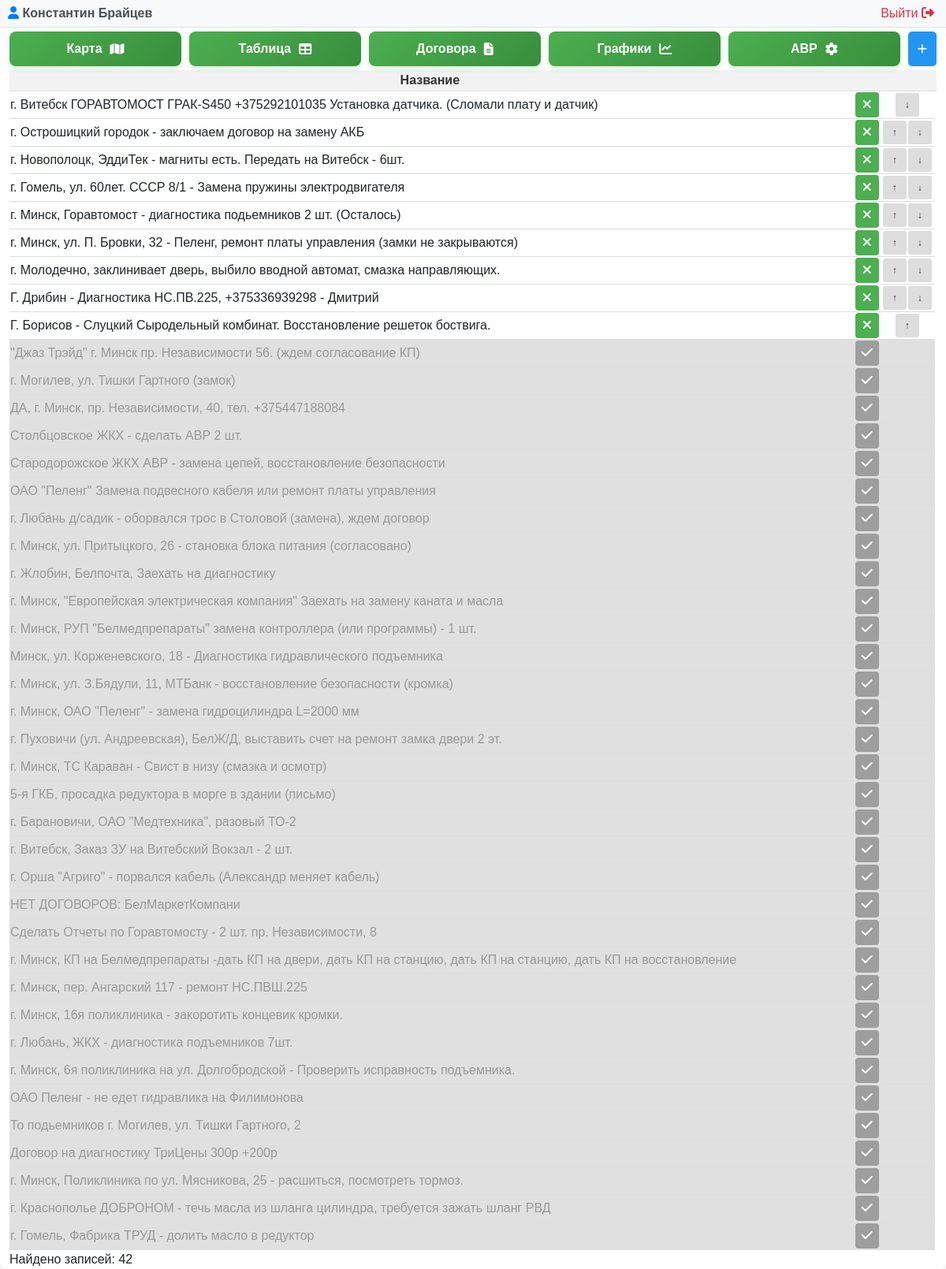
Screenshot of /problem.php (signed in) with the database file from the repository.
### tables this page shows
CREATE TABLE "LIFTEH_problem" ("id" integer NOT NULL PRIMARY KEY AUTOINCREMENT, "name" varchar(255) NOT NULL, "created_date" DATETIME DEFAULT CURRENT_TIMESTAMP, "is_completed" bool NOT NULL, "user_id" integer NOT NULL REFERENCES "auth_user" ("id") DEFERRABLE INITIALLY DEFERRED, priority INTEGER);

### problem.php (called while the page is built, shortened)
<?php
require __DIR__ . '/modules/problem/problem.php';

### modules/auth/auth.php (called while the page is built, shortened)
<?php
function getCurrentUser() {
    try {
        $pdo = new PDO("sqlite:" . DB_PATH);
        $pdo->setAttribute(PDO::ATTR_ERRMODE, PDO::ERRMODE_EXCEPTION);
        $stmt = $pdo->prepare("SELECT id, username, email, first_name, last_name, is_superuser, is_active FROM auth_user WHERE id = ?");
        $stmt->execute([$_SESSION['user_id']]);
        return $stmt->fetch(PDO::FETCH_ASSOC);
    } catch (PDOException $e) {
        error_log("Ошибка получения пользователя: " . $e->getMessage());
        return null;
    }
}
?>

### modules/problem/problem.php (the view, shortened to what this page needs)
<?php
require_once __DIR__ . '/../../modules/auth/auth.php';
$currentUser = getCurrentUser();
$isSuperAdmin = ($currentUser['is_superuser'] ?? 0) == 1;
try {
    $db = new PDO('sqlite:' . DB_PATH);
    $db->setAttribute(PDO::ATTR_ERRMODE, PDO::ERRMODE_EXCEPTION);
} catch(PDOException $e) {
    die("Ошибка подключения к БД: " . $e->getMessage());
}
$db->exec("CREATE TABLE IF NOT EXISTS LIFTEH_problem (
    id INTEGER PRIMARY KEY AUTOINCREMENT,
    name TEXT NOT NULL,
    created_date DATETIME DEFAULT CURRENT_TIMESTAMP,
    is_completed INTEGER DEFAULT 0,
    user_id INTEGER,
    priority INTEGER DEFAULT 0
)");
$stmt = $db->query("SELECT * FROM LIFTEH_problem WHERE is_completed != 2 ORDER BY is_completed, priority ASC");
$problems = $stmt->fetchAll(PDO::FETCH_ASSOC);
?>
<!DOCTYPE html>
<html lang="ru">
<?php $pageTitle = 'Управление проблемами'; include __DIR__ . '/../../includes/header.php'; ?>
<body>
<?php include __DIR__ . '/../../modules/admin/user_panel.php'; ?>
    <div class="container">
        <div class="controls">
            <div class="button-group">
                <a href="/map.php" class="map-button">
                    <span class="button-text">Карта</span>
                    <i class="fas fa-map"></i>
                </a>
                <a href="/index.php" class="map-button">
                    <span class="button-text">Таблица</span>
                    <i class="fas fa-table"></i>
                </a>
                <?php if ($isSuperAdmin): ?>
                    <a href="/dogovor.php" class="map-button">
                        <span class="button-text">Договора</span>
                        <i class="fas fa-file-alt"></i>
                    </a>
                    <a href="/charts.php" class="map-button">
                        <span class="button-text">Графики</span>
                        <i class="fas fa-chart-line"></i>
                    </a>
                    <a href="avr.php" class="map-button">
                        <span class="button-text">АВР</span>
                        <i class="fa-solid fa-gear"></i>
                    </a>
                <?php endif; ?>
                <button class="btn btn-primary" onclick="openAddModal()">
                    <i class="fas fa-plus"></i>
                </button>
            </div>
        </div>
        <table id="problemTable">
            <thead>
                <tr>
                    <th>Название</th>
                    <th></th>
                    <th></th>
                    <th></th>
                </tr>
            </thead>
            <tbody>
                <?php foreach ($problems as $problem): ?>
                <tr class="<?php if ($problem['is_completed'] == 2) echo 'deleted';
                                else if ($problem['is_completed'] == 1) echo 'completed';
                                ?>" id="row-<?= $problem['id'] ?>"
                                class="btn edit-btn" onclick="openEditModal(<?= $problem['id'] ?>)">
                    <td style="text-align: left;"><?= htmlspecialchars($problem['name']) ?></td>
                    <td  style="text-align: right;">
                        <form method="POST" style="display: inline;" onsubmit="return toggleComplete(event, this)">
                            <button type="submit" class="status-badge  <?= $problem['is_completed'] ? 'status-completed' : 'status-active' ?>" style="width: 30px;">
                                <?= $problem['is_completed'] ? '<i class="fas fa-check"></i>' : '<i class="fas fa-times"></i>' ?>
                            </button>
                        </form>
                    </td>
                    <td style="width: 70px;">
                      <div class="priority-buttons">
                        <?php
                        $minMax = $db->query("SELECT MIN(priority) as min_priority, MAX(priority) as max_priority
                                                    FROM LIFTEH_problem
                                                    WHERE is_completed = 0")->fetch(PDO::FETCH_ASSOC);
                        $minPriority = $minMax['min_priority'];
                        $maxPriority = $minMax['max_priority'];
                        ?>
                        <?php if ($problem['is_completed'] == 0): ?>
                            <?php if ($problem['priority'] > $minPriority): ?>
                                <form method="POST" style="display: inline;" onsubmit="return movePriority(event, this)">
                                    <button type="submit" class="priority-btn" title="Повысить приоритет">↑</button>
                                </form>
                            <?php endif; ?>
                            <?php if ($problem['priority'] < $maxPriority): ?>
                                <form method="POST" style="display: inline;" onsubmit="return movePriority(event, this)">
                                    <button type="submit" class="priority-btn" title="Понизить приоритет">↓</button>
                                </form>
                            <?php endif; ?>
                        <?php else: ?> <span class="priority-disabled"></span> <?php endif; ?>
                      </div>
                    </td>
                </tr>
                <?php endforeach; ?>
            </tbody>
        </table>
        <div class="count">Найдено записей: <?= count($problems); ?></div>
    </div>
</body>
</html>

### includes/header.php (shortened to what this page needs)
<head>
    <link href="https://cdn.jsdelivr.net/npm/bootstrap@5.1.3/dist/css/bootstrap.min.css" rel="stylesheet">
    <link rel="stylesheet" href="https://cdnjs.cloudflare.com/ajax/libs/font-awesome/6.4.0/css/all.min.css">
    <?php
    $currentPage = parse_url($_SERVER['REQUEST_URI'], PHP_URL_PATH);
    $currentPage = rtrim($currentPage, '/');
    ?>
    <?php if ($currentPage == '/problem.php'): ?>
        <link rel="stylesheet" href="/assets/css/problem_styles.css">
        <link rel="stylesheet" href="/assets/css/modal-styles.css">
    <?php endif; ?>
</head>

### modules/admin/user_panel.php (shortened to what this page needs)
<div class="user-panel">
    <div class="user-info">
        <span class="user-name">
            <i class="fas fa-user"></i>
            <?php echo htmlspecialchars($currentUser['first_name'] ?? ''); ?>
            <?php echo htmlspecialchars($currentUser['last_name'] ?? ''); ?>
        </span>
        <a href="/modules/auth/logout.php" class="logout-btn">
          Выйти <i class="fas fa-sign-out-alt"></i>
        </a>
    </div>
</div>

### assets/css/problem_styles.css (style rules this page uses)
body { font-family: Arial, sans-serif; }
.container { max-width: 1400px; margin: 0 auto; background-color: white; border-radius: 8px; box-shadow: 0 2px 4px rgba(0, 0, 0, 0.1); }
.btn { margin: 0px !important; padding: 8px 12px !important; border-radius: 5px !important; }
.button-group { flex-wrap: wrap; margin-top: 5px; display: flex; gap: 10px; }
.map-button, .refresh-button { flex: 1; padding: 10px 10px; border-radius: 8px; text-decoration: none; display: flex; align-items: center; justify-content: center; gap: 10px; font-weight: bold; font-size: 16px; transition: all 0.3s ease; text-align: center; }
.map-button { background: linear-gradient(135deg, #4CAF50 0%, #388E3C 100%); color: white; box-shadow: 0 4px 6px rgba(76, 175, 80, 0.2); }
table { width: 100%; border-collapse: collapse; margin-top: 5px; }
th, td { text-align: center; border-bottom: 1px solid #ddd; }
th { background-color: #f2f2f2; font-weight: bold; color: #333; }
.btn { display: inline-block; padding: 8px 16px; background-color: #4CAF50; color: white; border: none; border-radius: 4px; cursor: pointer; font-size: 14px; text-decoration: none; margin-right: 5px; transition: opacity 0.3s; }
.btn-primary { background-color: #2196F3; }
.completed { background-color: #e0e0e0; color: #999; }
.completed td { color: #999; }
.priority-buttons { display: inline-flex; gap: 2px; }
.priority-btn { width: 30px; height: 30px; padding: 4px 8px; font-size: 12px; background-color: #ddd; color: #333; border: none; border-radius: 3px; cursor: pointer; }
.status-badge { padding: 4px 8px; border-radius: 4px; font-weight: bold; border: none; cursor: pointer; }
.status-active { background-color: #4CAF50; color: white; }
.status-completed { background-color: #9e9e9e; color: white; }

### modules/admin/user_panel.php (style rules this page uses)
.user-panel { background-color: #f8f9fa; padding: 5px 10px; border-bottom: 1px solid #dee2e6; margin-bottom: 0px; }
.user-info { max-width: 1200px; margin: 0 auto; display: flex; justify-content: space-between; align-items: center; }
.user-name { font-weight: bold; color: #495057; }
.user-name i { color: #007bff; }
.logout-btn { color: #dc3545; text-decoration: none; border-radius: 4px; transition: background-color 0.3s; }
.logout-btn i { margin-right: 5px; }

### rows the page displays
lifteh_problem: name "г. Витебск ГОРАВТОМОСТ ГРАК-S450 +375292101035 Установка датчика. (Сломали плату и датчик)", is_completed False (drawn)
lifteh_problem: name "г. Острошицкий городок - заключаем договор на замену АКБ", is_completed False (drawn)
lifteh_problem: name "г. Новополоцк, ЭддиТек - магниты есть. Передать на Витебск - 6шт.", is_completed False (drawn)
lifteh_problem: name "г. Гомель, ул. 60лет. СССР 8/1 - Замена пружины электродвигателя", is_completed False (drawn)
lifteh_problem: name "г. Минск, Горавтомост - диагностика подьемников 2 шт. (Осталось)", is_completed False (drawn)
lifteh_problem: name "г. Минск, ул. П. Бровки, 32 - Пеленг, ремонт платы управления (замки не закрываются)", is_completed False (drawn)
lifteh_problem: name "г. Молодечно, заклинивает дверь, выбило вводной автомат, смазка направляющих.", is_completed False (drawn)
lifteh_problem: name "Г. Дрибин - Диагностика НС.ПВ.225, +375336939298 - Дмитрий", is_completed False (drawn)
lifteh_problem: name "Г. Борисов - Слуцкий Сыродельный комбинат. Восстановление решеток боствига.", is_completed False (drawn)
lifteh_problem: name "\"Джаз Трэйд\" г. Минск пр. Независимости 56. (ждем согласование КП)", is_completed True (drawn)
lifteh_problem: name "г. Могилев, ул. Тишки Гартного (замок)", is_completed True (drawn)
lifteh_problem: name "ДА, г. Минск, пр. Независимости, 40, тел. +375447188084", is_completed True (drawn)
lifteh_problem: name "Столбцовское ЖКХ - сделать АВР 2 шт.", is_completed True (drawn)
lifteh_problem: name "Стародорожское ЖКХ АВР - замена цепей, восстановление безопасности", is_completed True (drawn)
lifteh_problem: name "ОАО \"Пеленг\" Замена подвесного кабеля или ремонт платы управления", is_completed True (drawn)
lifteh_problem: name "г. Любань д/садик - оборвался трос в Столовой (замена), ждем договор", is_completed True (drawn)
lifteh_problem: name "г. Минск, ул. Притыцкого, 26 - становка блока питания (согласовано)", is_completed True (drawn)
lifteh_problem: name "г. Жлобин, Белпочта, Заехать на диагностику", is_completed True (drawn)
lifteh_problem: name "г. Минск, \"Европейская электрическая компания\" Заехать на замену каната и масла", is_completed True (drawn)
lifteh_problem: name "г. Минск, РУП \"Белмедпрепараты\" замена контроллера (или программы) - 1 шт.", is_completed True (drawn)
lifteh_problem: name "Минск, ул. Корженевского, 18 - Диагностика гидравлического подъемника", is_completed True (drawn)
lifteh_problem: name "г. Минск, ул. З.Бядули, 11, МТБанк - восстановление безопасности (кромка)", is_completed True (drawn)
lifteh_problem: name "г. Минск, ОАО \"Пеленг\" - замена гидроцилиндра L=2000 мм", is_completed True (drawn)
lifteh_problem: name "г. Пуховичи (ул. Андреевская), БелЖ/Д, выставить счет на ремонт замка двери 2 эт.", is_completed True (drawn)
lifteh_problem: name "г. Минск, ТС Караван - Свист в низу (смазка и осмотр)", is_completed True (drawn)
lifteh_problem: name "5-я ГКБ, просадка редуктора в морге в здании (письмо)", is_completed True (drawn)
lifteh_problem: name "г. Барановичи, ОАО \"Медтехника\", разовый ТО-2", is_completed True (drawn)
lifteh_problem: name "г. Витебск, Заказ ЗУ на Витебский Вокзал - 2 шт.", is_completed True (drawn)
lifteh_problem: name "г. Орша \"Агриго\" - порвался кабель (Александр меняет кабель)", is_completed True (drawn)
lifteh_problem: name "НЕТ ДОГОВОРОВ: БелМаркетКомпани", is_completed True (drawn)
lifteh_problem: name "Сделать Отчеты по Горавтомосту - 2 шт. пр. Независимости, 8", is_completed True (drawn)
lifteh_problem: name "г. Минск, КП на Белмедпрепараты -дать КП на двери, дать КП на станцию, дать КП на станцию, дать КП на восстановление", is_completed True (drawn)
lifteh_problem: name "г. Минск, пер. Ангарский 117 - ремонт НС.ПВШ.225", is_completed True (drawn)
lifteh_problem: name "г. Минск, 16я поликлиника - закоротить концевик кромки.", is_completed True (drawn)
lifteh_problem: name "г. Любань, ЖКХ - диагностика подъемников 7шт.", is_completed True (drawn)
lifteh_problem: name "г. Минск, 6я поликлиника на ул. Долгобродской - Проверить исправность подъемника.", is_completed True (drawn)
lifteh_problem: name "ОАО Пеленг - не едет гидравлика на Филимонова", is_completed True (drawn)
lifteh_problem: name "То подьемников г. Могилев, ул. Тишки Гартного, 2", is_completed True (drawn)
lifteh_problem: name "Договор на диагностику ТриЦены 300р +200р", is_completed True (drawn)
lifteh_problem: name "г. Минск, Поликлиника по ул. Мясникова, 25 - расшиться, посмотреть тормоз.", is_completed True (drawn)
lifteh_problem: name "г. Краснополье ДОБРОНОМ - течь масла из шланга цилиндра, требуется зажать шланг РВД", is_completed True (drawn)
lifteh_problem: name "г. Гомель, Фабрика ТРУД - долить масло в редуктор", is_completed True (drawn)

### other values shown
$currentUser['first_name'] "Константин"
$currentUser['last_name'] "Брайцев"
count($problems) "42"
